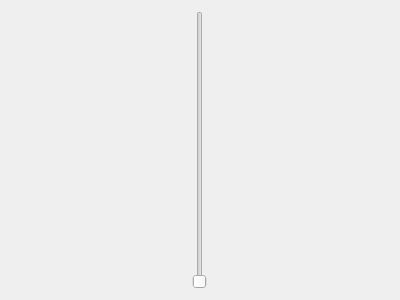
<?xml version="1.0" encoding="UTF-8"?>
<ui version="4.0">
 <class>VerticalBarGauge</class>
 <widget class="QWidget" name="VerticalBarGauge">
  <property name="geometry">
   <rect>
    <x>0</x>
    <y>0</y>
    <width>400</width>
    <height>300</height>
   </rect>
  </property>
  <property name="windowTitle">
   <string>verticalbargauge</string>
  </property>
  <layout class="QGridLayout" name="gridLayout">
   <item row="0" column="0">
    <widget class="QSlider" name="verticalSlider">
     <property name="maximum">
      <number>100</number>
     </property>
     <property name="orientation">
      <enum>Qt::Vertical</enum>
     </property>
    </widget>
   </item>
  </layout>
 </widget>
 <resources/>
 <connections/>
</ui>
